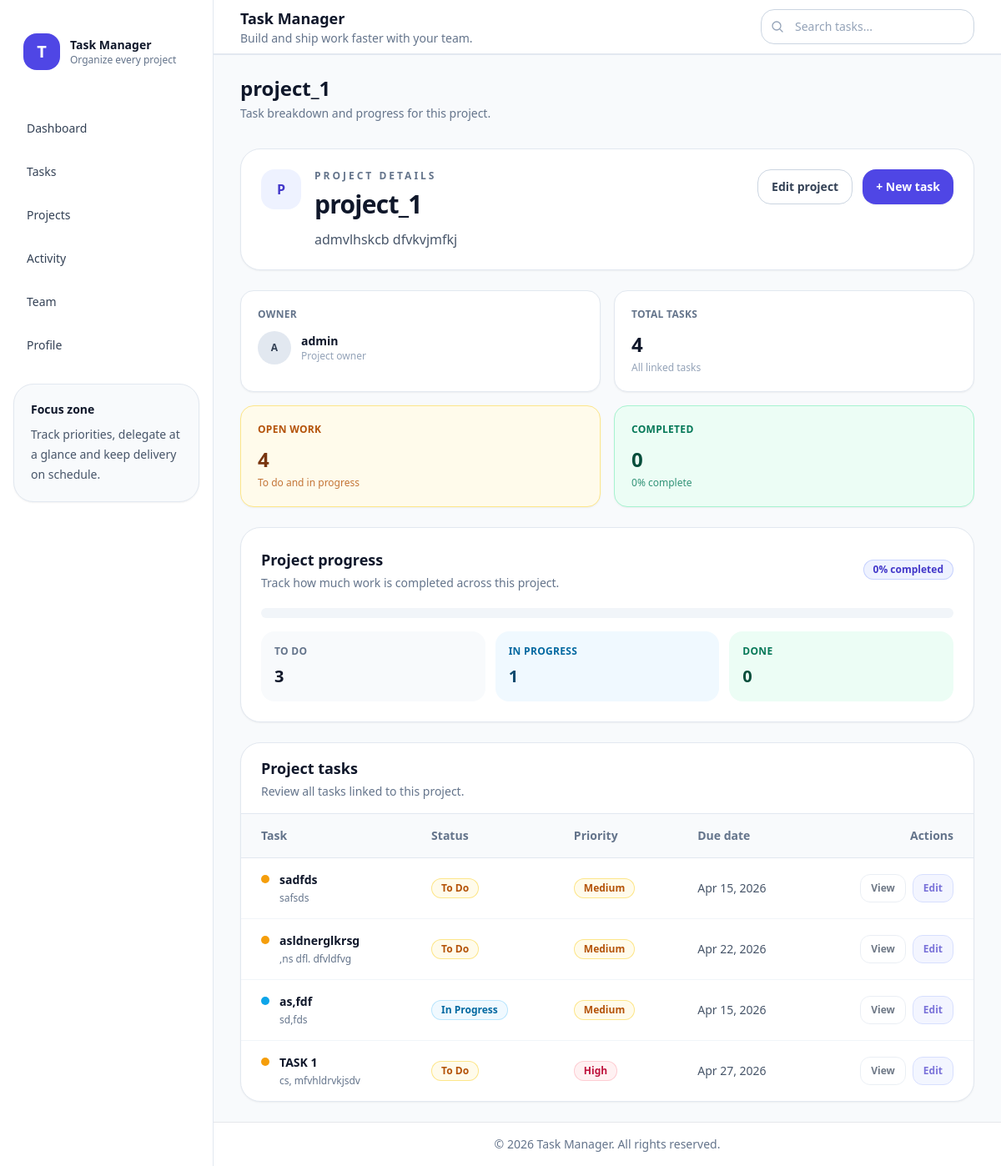
Page /task/project_detail/1 on the committed database.
### tasks/models.py (models this page shows, shortened)
class Project(models.Model):
    name = models.CharField(max_length=150)
    description = models.TextField(blank=True)
    owner = models.ForeignKey(settings.AUTH_USER_MODEL, on_delete=models.CASCADE, related_name="owned_projects")
    members = models.ManyToManyField(settings.AUTH_USER_MODEL, blank=True, related_name="projects")
    start_date = models.DateField(default=timezone.now)
    due_date = models.DateField(blank=True, null=True)
    is_archived = models.BooleanField(default=False)
    created_at = models.DateTimeField(auto_now_add=True)

class Task(models.Model):
    STATUS_CHOICES = [
        ("todo", "To Do"),
        ("in_progress", "In Progress"),
        ("review", "Review"),
        ("done", "Done"),
    ]
    PRIORITY_CHOICES = [
        ("low", "Low"),
        ("medium", "Medium"),
        ("high", "High"),
        ("urgent", "Urgent"),
    ]
    title = models.CharField(max_length=200)
    description = models.TextField(blank=True)
    project = models.ForeignKey(Project, on_delete=models.CASCADE, related_name="tasks")
    assigned_to = models.ForeignKey(settings.AUTH_USER_MODEL, on_delete=models.SET_NULL, null=True, blank=True, related_name="assigned_tasks")
    created_by = models.ForeignKey(settings.AUTH_USER_MODEL, on_delete=models.SET_NULL, null=True, related_name="created_tasks")
    labels = models.ManyToManyField(Label, blank=True, related_name="tasks")
    status = models.CharField(max_length=20, choices=STATUS_CHOICES, default="todo")
    priority = models.CharField(max_length=20, choices=PRIORITY_CHOICES, default="medium")
    due_date = models.DateField(blank=True, null=True)
    is_completed = models.BooleanField(default=False)
    order = models.PositiveIntegerField(default=0)
    created_at = models.DateTimeField(auto_now_add=True)
    updated_at = models.DateTimeField(auto_now=True)

### accounts/models.py (models this page shows, shortened)
class User(AbstractUser):
    ROLE_CHOICES = [
        ("admin", "Admin"),
        ("manager", "Manager"),
        ("member", "Member"),
    ]
    role = models.CharField(max_length=20, choices=ROLE_CHOICES, default="member")
    phone = models.CharField(max_length=20, blank=True)
    avatar = models.ImageField(upload_to="avatars/", blank=True, null=True)
    location = models.CharField(max_length=100, blank=True)
    bio = models.TextField(blank=True)

### tasks/views.py (the view)
# urls.py: path('project_detail/<int:id>',views.project_detail,name='project_detail'),
def project_detail(request, id):
    project = get_object_or_404(
        Project.objects.select_related('owner').prefetch_related('tasks'),
        pk=id
    )
    tasks = project.tasks.all().order_by('-id')
    total_tasks = tasks.count()
    todo_tasks = tasks.filter(status='todo').count()
    in_progress_tasks = tasks.filter(status='in_progress').count()
    done_tasks = tasks.filter(status='done').count()
    open_tasks = todo_tasks + in_progress_tasks
    progress_percent = int((done_tasks / total_tasks) * 100) if total_tasks > 0 else 0
    context = {
        'project': project,
        'tasks': tasks,
        'total_tasks': total_tasks,
        'todo_tasks': todo_tasks,
        'in_progress_tasks': in_progress_tasks,
        'done_tasks': done_tasks,
        'open_tasks': open_tasks,
        'progress_percent': progress_percent,
    }
    return render(request, 'projects/project_detail.html', context)

### templates/projects/project_detail.html (shortened to what this page needs)
{% extends 'base.html' %}
{% block page_title %}{{ project.name }}{% endblock %}
{% block page_subtitle %}Task breakdown and progress for this project.{% endblock %}
{% block content %}
<div class="space-y-6">
  <section class="rounded-3xl border border-slate-200 bg-white p-6 shadow-sm">
    <div class="flex flex-col gap-6 lg:flex-row lg:items-start lg:justify-between">
      <div class="min-w-0 flex-1">
        <div class="flex items-start gap-4">
          <div class="flex h-12 w-12 shrink-0 items-center justify-center rounded-2xl bg-indigo-50 text-base font-bold text-indigo-700">
            {{ project.name|slice:":1"|upper }}
          </div>
          <div class="min-w-0">
            <p class="text-xs font-semibold uppercase tracking-[0.25em] text-slate-500">
              Project details
            </p>
            <h2 class="mt-2 text-2xl font-semibold tracking-tight text-slate-900 sm:text-3xl">
              {{ project.name }}
            </h2>
            <p class="mt-3 max-w-3xl text-sm leading-6 text-slate-600 sm:text-base">
              {{ project.description|default:"No description available for this project." }}
            </p>
          </div>
        </div>
      </div>
      <div class="flex flex-wrap gap-3">
        <a href="{% url 'project_update' project.id %}"
           class="inline-flex items-center justify-center rounded-2xl border border-slate-300 bg-white px-4 py-2.5 text-sm font-semibold text-slate-700 transition hover:bg-slate-50">
          Edit project
        </a>
        <a href="{% url 'task_create' %}?project={{ project.id }}"
           class="inline-flex items-center justify-center rounded-2xl bg-indigo-600 px-4 py-2.5 text-sm font-semibold text-white shadow-sm transition hover:bg-indigo-700">
          + New task
        </a>
      </div>
    </div>
  </section>
  <section class="grid gap-4 sm:grid-cols-2 xl:grid-cols-4">
    <div class="rounded-2xl border border-slate-200 bg-white p-5 shadow-sm">
      <p class="text-xs font-semibold uppercase tracking-wide text-slate-500">Owner</p>
      <div class="mt-3 flex items-center gap-3">
        <div class="flex h-10 w-10 items-center justify-center rounded-full bg-slate-200 text-xs font-bold text-slate-700">
          {{ project.owner.username|slice:":1"|upper }}
        </div>
        <div>
          <p class="text-sm font-semibold text-slate-900">
            {{ project.owner.get_full_name|default:project.owner.username }}
          </p>
          <p class="text-xs text-slate-400">Project owner</p>
        </div>
      </div>
    </div>
    <div class="rounded-2xl border border-slate-200 bg-white p-5 shadow-sm">
      <p class="text-xs font-semibold uppercase tracking-wide text-slate-500">Total tasks</p>
      <p class="mt-3 text-2xl font-semibold text-slate-900">{{ total_tasks }}</p>
      <p class="mt-1 text-xs text-slate-400">All linked tasks</p>
    </div>
    <div class="rounded-2xl border border-amber-200 bg-amber-50 p-5 shadow-sm">
      <p class="text-xs font-semibold uppercase tracking-wide text-amber-700">Open work</p>
      <p class="mt-3 text-2xl font-semibold text-amber-900">{{ open_tasks }}</p>
      <p class="mt-1 text-xs text-amber-700/80">To do and in progress</p>
    </div>
    <div class="rounded-2xl border border-emerald-200 bg-emerald-50 p-5 shadow-sm">
      <p class="text-xs font-semibold uppercase tracking-wide text-emerald-700">Completed</p>
      <p class="mt-3 text-2xl font-semibold text-emerald-900">{{ done_tasks }}</p>
      <p class="mt-1 text-xs text-emerald-700/80">{{ progress_percent }}% complete</p>
    </div>
  </section>
  <section class="rounded-3xl border border-slate-200 bg-white p-6 shadow-sm">
    <div class="flex flex-col gap-4 sm:flex-row sm:items-center sm:justify-between">
      <div>
        <h3 class="text-lg font-semibold text-slate-900">Project progress</h3>
        <p class="mt-1 text-sm text-slate-500">
          Track how much work is completed across this project.
        </p>
      </div>
      <span class="inline-flex w-fit rounded-full bg-indigo-50 px-3 py-1 text-xs font-semibold text-indigo-700 ring-1 ring-inset ring-indigo-200">
        {{ progress_percent }}% completed
      </span>
    </div>
    <div class="mt-5 h-3 overflow-hidden rounded-full bg-slate-100">
    </div>
    <div class="mt-4 grid gap-3 sm:grid-cols-3">
      <div class="rounded-2xl bg-slate-50 p-4">
        <p class="text-xs font-semibold uppercase tracking-wide text-slate-500">To do</p>
        <p class="mt-2 text-xl font-semibold text-slate-900">{{ todo_tasks }}</p>
      </div>
      <div class="rounded-2xl bg-sky-50 p-4">
        <p class="text-xs font-semibold uppercase tracking-wide text-sky-700">In progress</p>
        <p class="mt-2 text-xl font-semibold text-sky-900">{{ in_progress_tasks }}</p>
      </div>
      <div class="rounded-2xl bg-emerald-50 p-4">
        <p class="text-xs font-semibold uppercase tracking-wide text-emerald-700">Done</p>
        <p class="mt-2 text-xl font-semibold text-emerald-900">{{ done_tasks }}</p>
      </div>
    </div>
  </section>
  <section class="hidden overflow-hidden rounded-3xl border border-slate-200 bg-white shadow-sm md:block">
    <div class="flex items-center justify-between border-b border-slate-200 px-6 py-4">
      <div>
        <h3 class="text-lg font-semibold text-slate-900">Project tasks</h3>
        <p class="mt-1 text-sm text-slate-500">Review all tasks linked to this project.</p>
      </div>
    </div>
    <div class="overflow-x-auto">
      <table class="min-w-full text-left text-sm">
        <thead class="bg-slate-50 text-slate-500">
          <tr class="border-b border-slate-200">
            <th class="px-6 py-4 font-semibold">Task</th>
            <th class="px-6 py-4 font-semibold">Status</th>
            <th class="px-6 py-4 font-semibold">Priority</th>
            <th class="px-6 py-4 font-semibold">Due date</th>
            <th class="px-6 py-4 font-semibold text-right">Actions</th>
          </tr>
        </thead>
        <tbody class="divide-y divide-slate-100">
          {% for task in tasks %}
          <tr class="group transition hover:bg-slate-50/80">
            <td class="px-6 py-4">
              <div class="flex items-start gap-3">
                <div class="mt-1 h-2.5 w-2.5 rounded-full
                  {% if task.status == 'done' %}bg-emerald-500
                  {% elif task.status == 'in_progress' %}bg-sky-500
                  {% elif task.status == 'todo' %}bg-amber-500
                  {% else %}bg-slate-400{% endif %}">
                </div>
                <div class="min-w-0">
                  <p class="font-semibold text-slate-900">{{ task.title }}</p>
                  <p class="mt-1 max-w-md truncate text-xs text-slate-500">
                    {{ task.description|default:"No description available." }}
                  </p>
                </div>
              </div>
            </td>
            <td class="px-6 py-4">
              <span class="inline-flex items-center rounded-full px-3 py-1 text-xs font-semibold ring-1 ring-inset
                {% if task.status == 'done' %}
                  bg-emerald-50 text-emerald-700 ring-emerald-200
                {% elif task.status == 'todo' %}
                  bg-amber-50 text-amber-700 ring-amber-200
                {% elif task.status == 'in_progress' %}
                  bg-sky-50 text-sky-700 ring-sky-200
                {% else %}
                  bg-indigo-50 text-indigo-700 ring-indigo-200
                {% endif %}">
                {{ task.get_status_display }}
              </span>
            </td>
            <td class="px-6 py-4">
              <span class="inline-flex items-center rounded-full px-3 py-1 text-xs font-semibold ring-1 ring-inset
                {% if task.priority == 'urgent' %}
                  bg-red-50 text-red-700 ring-red-200
                {% elif task.priority == 'high' %}
                  bg-rose-50 text-rose-700 ring-rose-200
                {% elif task.priority == 'medium' %}
                  bg-amber-50 text-amber-700 ring-amber-200
                {% else %}
                  bg-slate-100 text-slate-700 ring-slate-200
                {% endif %}">
                {{ task.get_priority_display }}
              </span>
            </td>
            <td class="px-6 py-4 whitespace-nowrap text-slate-600">
              {{ task.due_date|date:'M j, Y'|default:'—' }}
            </td>
            <td class="px-6 py-4">
              <div class="flex justify-end gap-2 opacity-100 transition md:opacity-70 md:group-hover:opacity-100">
                <a href="{% url 'task_detail' task.id %}"
                   class="rounded-xl border border-slate-200 bg-white px-3 py-2 text-xs font-semibold text-slate-700 transition hover:bg-slate-100">
                  View
                </a>
                <a href="{% url 'task_update' task.id %}"
                   class="rounded-xl border border-indigo-200 bg-indigo-50 px-3 py-2 text-xs font-semibold text-indigo-700 transition hover:bg-indigo-100">
                  Edit
                </a>
              </div>
            </td>
          </tr>
          {% endfor %}
        </tbody>
      </table>
    </div>
  </section>
</div>
{% endblock %}

### rows in the picture
Project: name "project_1", name "P", description "admvlhskcb dfvkvjmfkj", owner.username "A", owner.get_full_name "admin"
Task: title "sadfds", description "safsds", status "To Do", priority "Medium", due_date "Apr 15, 2026"
Task: title "asldnerglkrsg", description ",ns dfl. dfvldfvg", status "To Do", priority "Medium", due_date "Apr 22, 2026"
Task: title "as,fdf", description "sd,fds", status "In Progress", priority "Medium", due_date "Apr 15, 2026"
Task: title "TASK 1", description "cs, mfvhldrvkjsdv", status "To Do", priority "High", due_date "Apr 27, 2026"

### other values in the picture
{{ total_tasks }} "4"
{{ open_tasks }} "4"
{{ done_tasks }} "0"
{{ progress_percent }} "0"
{{ todo_tasks }} "3"
{{ in_progress_tasks }} "1"
